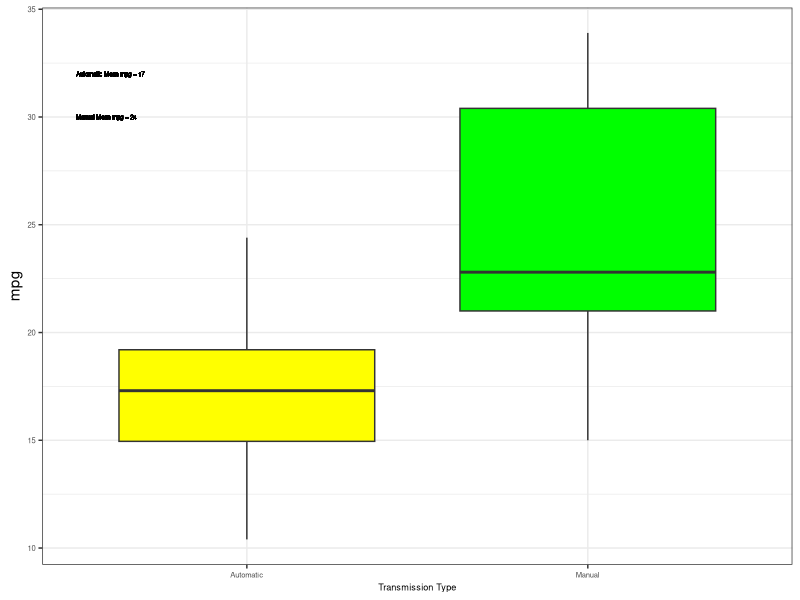
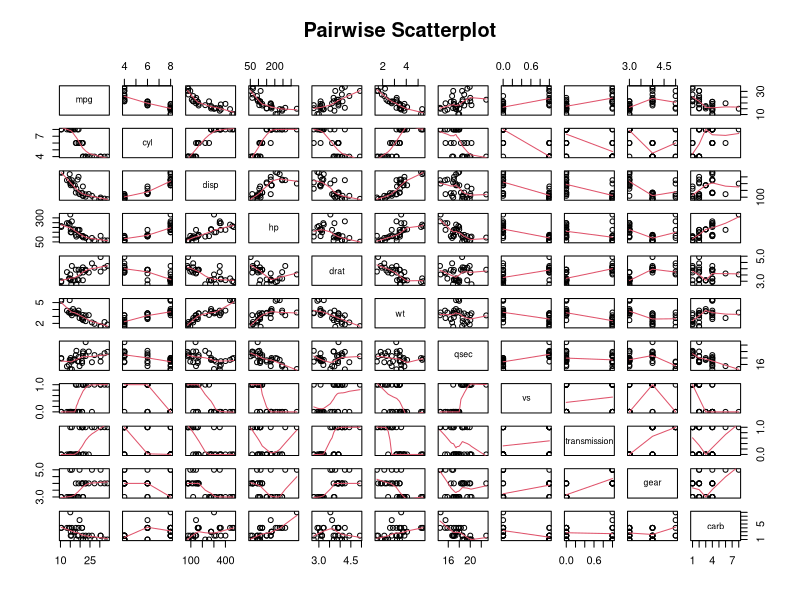
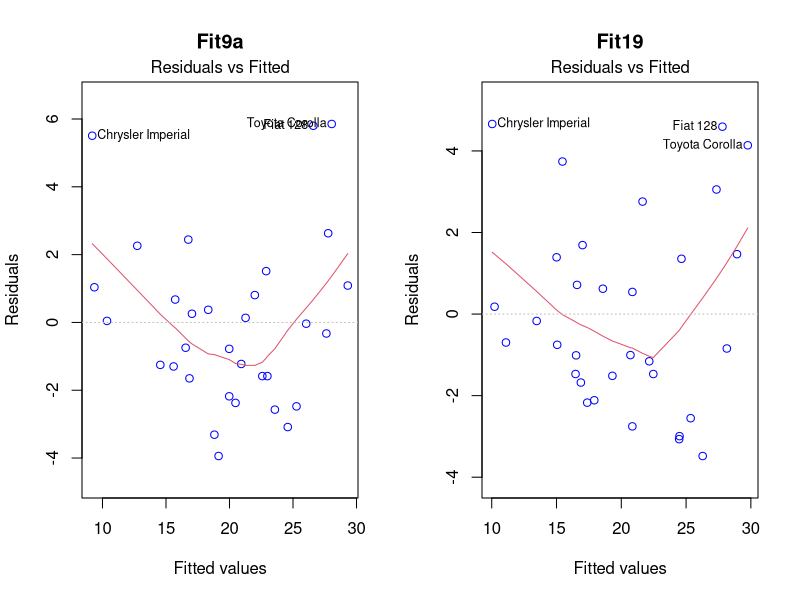
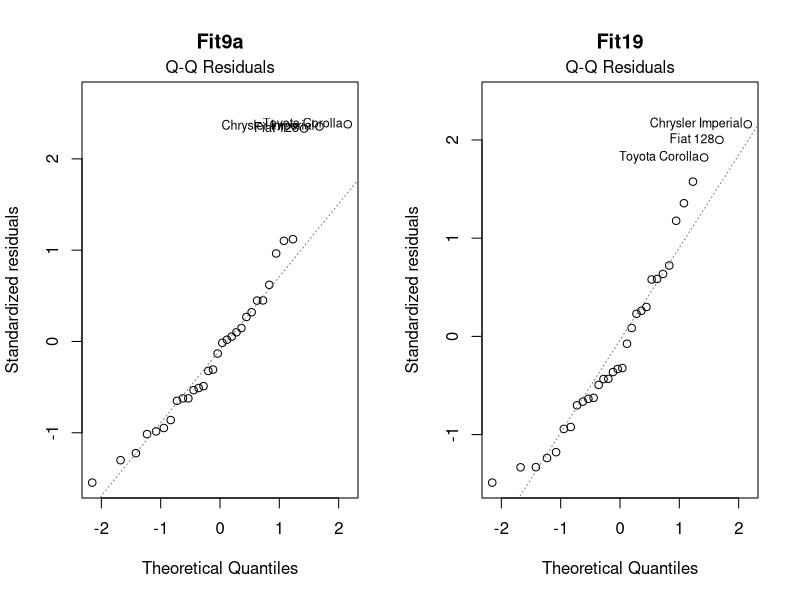
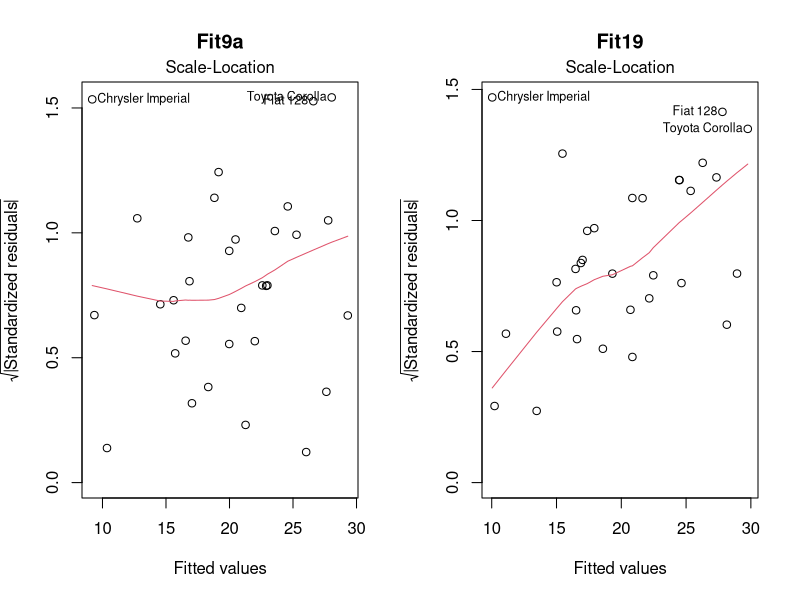
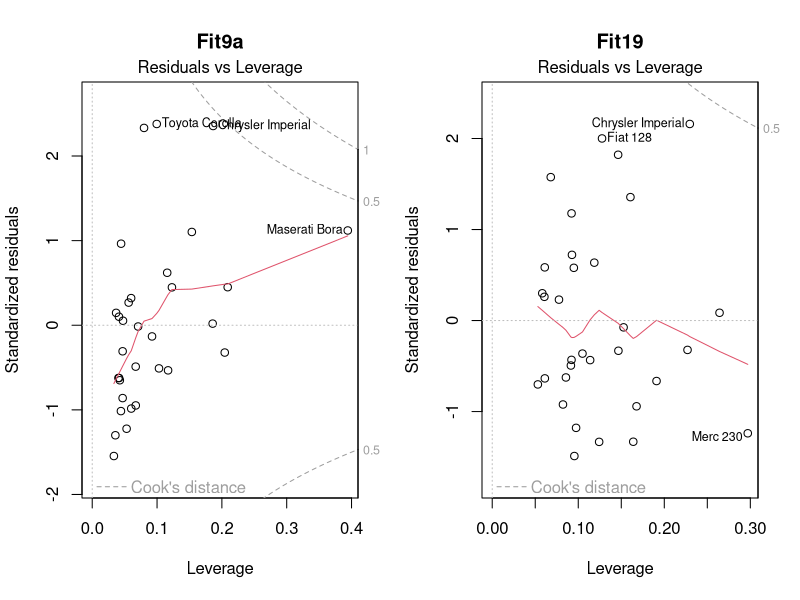

Reproduce these figures in R, in order.
## ---- chunk 1
data(mtcars)
mtcars1 <- mtcars
mtcars1$transmission <- factor(ifelse(mtcars$am==1,"Manual","Automatic"))
mtcars1$cyl <- factor(mtcars$cyl)
mtcars1$vs <- factor(mtcars$vs)
mtcars1$gear <- factor(mtcars$gear)
mtcars1$carb <- factor(mtcars$carb)
mtcars1 <- mtcars1[,!names(mtcars1)=="am"]
fit1 <- lm(mpg ~ transmission, mtcars1)
sumCoef <- summary(fit1)$coefficients
high1 <- sumCoef[2,1] + qt(.975, df = fit1$df) * sumCoef[2, 2]
low1  <- sumCoef[2,1] - qt(.975, df = fit1$df) * sumCoef[2, 2]
R2_1 <- summary(fit1)$r.squared 
## ---- chunk 2
summary(fit1)$coefficients
## ---- chunk 3
names(mtcars)[names(mtcars)=="am"] <- "transmission"
#print("Correlation Coefficients for mtcars transmission")
round(cor(mtcars)[c(1,9),c(2:8,10:11)],2)
## ---- chunk 4
fit2 <- lm(mpg ~ ., mtcars1)
summary(fit2)$coefficients

fit3 <- update(fit2, mpg ~ .-qsec)
anova(fit2, fit3)
#summary(fit3)$coefficients

fit4 <- update(fit3, mpg ~ .-drat)
anova(fit3, fit4)
#summary(fit4)$coefficients

fit5 <- update(fit4, mpg ~ .-vs)
anova(fit4, fit5)
#summary(fit5)$coefficients

fit6 <- update(fit5, mpg ~ .-gear)
anova(fit5, fit6)
#summary(fit6)$coefficients

fit7 <- update(fit6, mpg ~ .-carb)
anova(fit6, fit7)
#summary(fit7)$coefficients

fit8 <- update(fit7, mpg ~ .-cyl)
anova(fit7, fit8)
#summary(fit8)$coefficients

fit9 <- update(fit8, mpg ~ .-disp)
anova(fit8, fit9)
#summary(fit9)$coefficients

fit10 <- update(fit9, mpg ~ .-wt)
anova(fit9, fit10)
#summary(fit10)$coefficients

fit11 <- update(fit9, mpg ~ .-hp)
anova(fit9, fit11)
#summary(fit11)$coefficients

summary(fit9)
R2_2 <- round(summary(fit9)$r.squared,3)
sumCoef2 <- summary(fit9)$coefficients

fit9a <- update(fit9, mpg ~ .-transmission)
anova(fit9, fit9a)
R2_3 <- round(summary(fit9a)$r.squared,3)
## ---- chunk 5
summary(fit9)$coefficients
## ---- chunk 6
summary(fit9a)$coefficients
## ---- chunk 7
fit2 <- lm(mpg ~ ., mtcars1)
summary(fit2)$coefficients
# choose cyl based on cyl8 p-value = 0.96317000

fit13 <- update(fit2, mpg ~ .-cyl)
anova(fit2, fit13) 
#anova tells us we can get rid of cyl
summary(fit13)$coefficients
# choose carb based on carb6 p-vaule = 0.8632349

fit14 <- update(fit13, mpg ~ .-carb)
anova(fit13, fit14)
# anova tells us we can get rid of carb
summary(fit14)$coefficients
# choose gear based on gear4 p-value = 0.86166712

fit15 <- update(fit14, mpg ~ .-gear)
anova(fit14, fit15)
# anova tells us we can get rid of gear
summary(fit15)$coefficients
# choose vs based on vs1 p-value = 0.750269228

fit16 <- update(fit15, mpg ~ .-vs)
anova(fit15, fit16)
# anova tells us we can get rid of vs
summary(fit16)$coefficients
# choose drat for p-value = 0.462401185

fit17 <- update(fit16, mpg ~ .-drat)
anova(fit16, fit17)
# anova tells us we can get rid of drat
summary(fit17)$coefficients
# choose disp for p-value = 0.298972150

fit18 <- update(fit17, mpg ~ .-disp)
anova(fit17, fit18)
# anova tells us we can get rid of disp
summary(fit18)$coefficients
# choose hp due to p-value = 0.223087932

fit19 <- update(fit18, mpg ~ .-hp)
anova(fit18, fit19)
# anova tells us we can get rid of hp
summary(fit19)$coefficients
# all p-values above 0.05, can stop but check anova for remaining vars

fit20 <- update(fit19, mpg ~ .-qsec)
anova(fit19, fit20)
# anova says don't remove qsec
#summary(fit20)$coefficients

fit21 <- update(fit19, mpg ~ .-wt)
anova(fit19, fit21)
# anova says don't remove wt
#summary(fit21)$coefficients

summary(fit19)$coefficients
R2_4 <- round(summary(fit19)$r.squared,3)
sumCoef19 <- summary(fit19)$coefficients
high19 <- sumCoef19[4,1] + qt(.975, df = fit1$df) * sumCoef19[4, 2]
low19  <- sumCoef19[4,1] - qt(.975, df = fit1$df) * sumCoef19[4, 2]
## ---- chunk 8
summary(fit19)$coefficients
## ---- chunk 9
library(ggplot2)
     auto <- mean(mtcars1[mtcars1$transmission=="Automatic","mpg"])
     manual <- mean(mtcars1[mtcars1$transmission=="Manual","mpg"])

p1 <- ggplot(mtcars1, aes(x = factor(transmission), y = mpg))
p1 <- p1 + geom_boxplot(outlier.color = "red", aes(fill=factor(transmission)))
p1 <- p1 + scale_fill_manual('transmission', values=c("Yellow","Green"))
p1 <- p1 + theme_bw() + theme(legend.position = "none", axis.text = element_text(size = rel(0.5)), axis.title.x = element_text(size = rel(0.6)))
p1 <- p1 + geom_text(data = NULL, label=paste("Automatic Mean mpg = ", round(auto), sep = ""), x=0.5, y=32, hjust = 0, size = 1.5)
p1 <- p1 + geom_text(data = NULL, label=paste("Manual Mean mpg = ", round(manual), sep = ""), x=0.5, y=30, hjust = 0, size = 1.5)
p1 <- p1 + xlab(label="Transmission Type") + ylab(label = "mpg")
plot(p1)
## ---- chunk 10
data(mtcars)
pairs(mtcars, panel = panel.smooth, main = "Pairwise Scatterplot")
## ---- chunk 11
par(mfrow=c(1,2))
plot(fit9a, which=1, main="Fit9a", col="blue"); plot(fit19, which=1, main="Fit19", col="blue")
## ---- chunk 12
par(mfrow=c(1,2))
plot(fit9a, which=2, main="Fit9a"); plot(fit19, which=2, main="Fit19")
## ---- chunk 13
par(mfrow=c(1,2))
plot(fit9a, which=3, main="Fit9a"); plot(fit19, which=3, main="Fit19")
## ---- chunk 14
par(mfrow=c(1,2))
plot(fit9a, which=5, main="Fit9a"); plot(fit19, which=5, main="Fit19")
